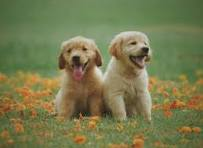
#> input picture dog.jpg, 203 x 148 px
$ python draw.py
#> lines starting #> are read from the running program, lines starting #| are printed output that depends on the picture
import cv2 as cv
import numpy as np

blank = np.zeros((500,500,3), dtype='uint8')
cv.imshow('Blank' , blank)
img = cv.imread('dog.jpg')
#> img is the input picture: shape (148, 203, 3); mean B, G, R 78.7, 122.2, 119.6
cv.imshow('cat' , img)

# paint the image by certain color
blank[0:100] = 0,255,0  # 0,255,0 is a green color
cv.imshow('green' , blank)
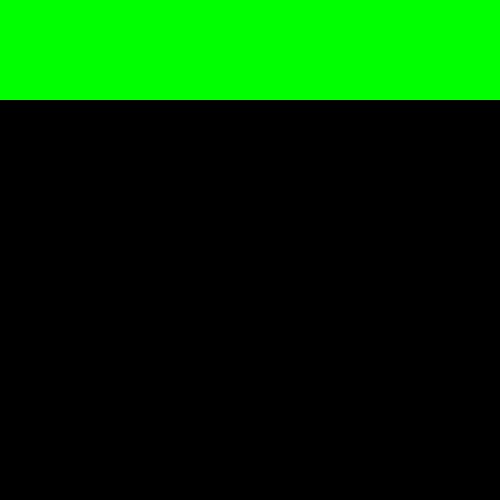
#> window 'green': shape (500, 500, 3); mean B, G, R 0, 51, 0

# # draw a rectangle
cv.rectangle(blank, (0,0),(100,100),(0,255,0), thickness=3)
cv.imshow('rectangle', blank)

# # draw a circle
cv.circle(blank, (100,100), 30, (255,0,0), thickness=-1)
cv.imshow('circle', blank)

# # draw a line
cv.line(blank,(100,100),(200,200),(0,0,255),thickness=3)
cv.imshow('line',blank)

# write a text on img
cv.putText(blank, 'Hello, My name is Tanmay',(20,255),cv.FONT_HERSHEY_TRIPLEX,1,(0,255,0),thickness=2)
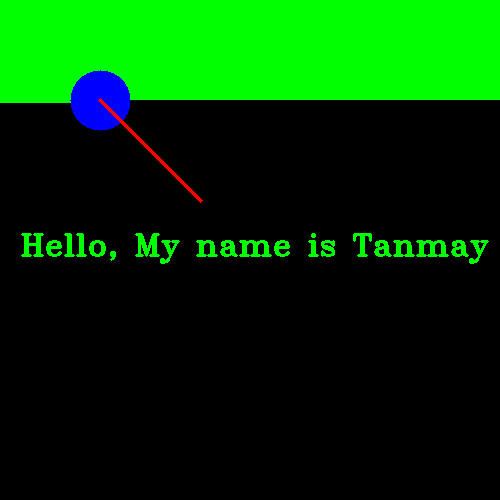
#> blank: shape (500, 500, 3); mean of channels 0, 1, 2 2.8, 53.9, 0.5; drawn as B, G, R
cv.imshow('text', blank)

cv.waitKey(0)
